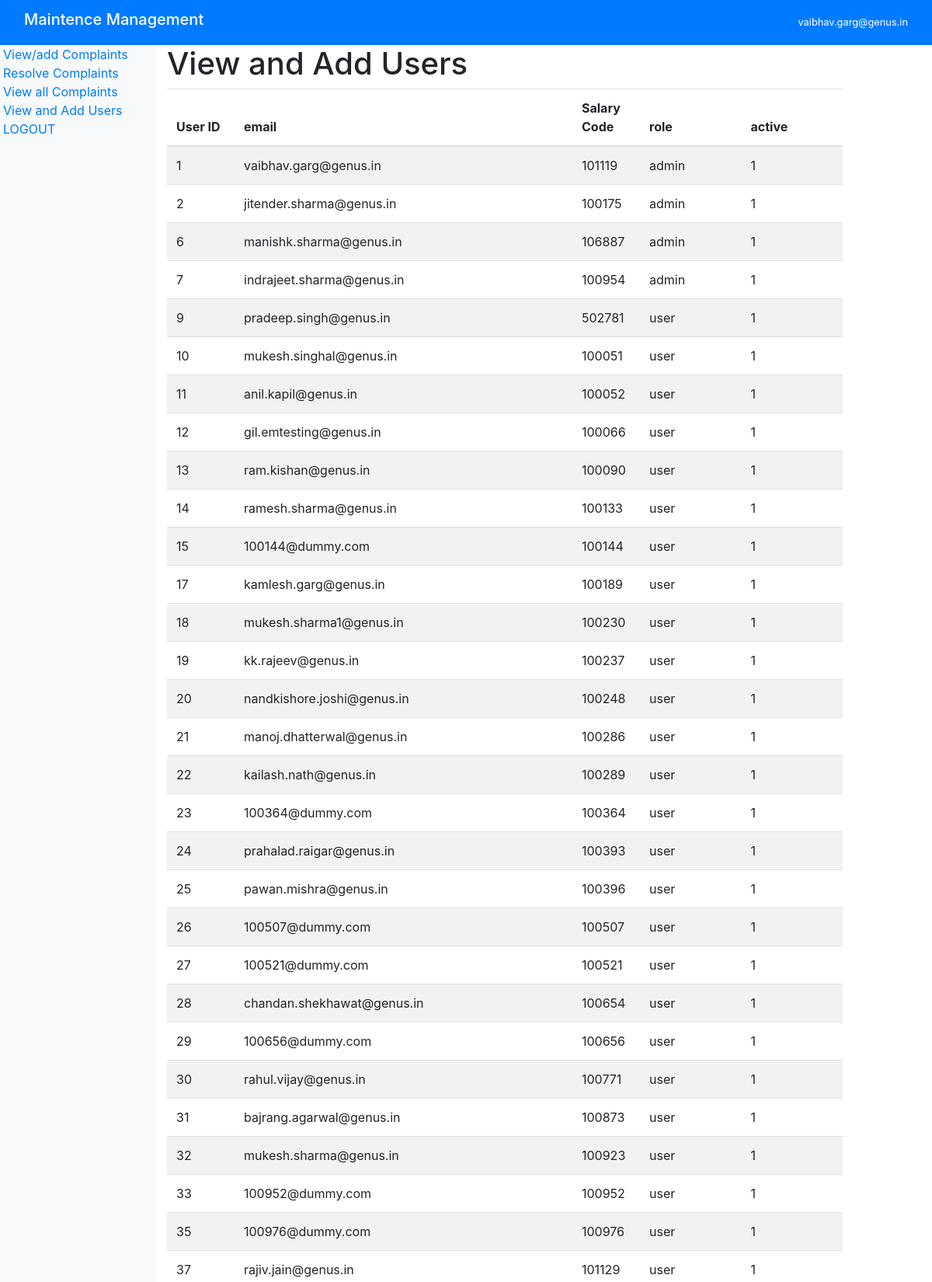
Page /AddUsers (signed in, upper part) on the committed database.
### tables this page shows
CREATE TABLE users (
        user_id INTEGER PRIMARY KEY AUTOINCREMENT,
        email TEXT,
        salC NUMERIC,
        role TEXT,
        active BOOLEAN
    );

### MMS.py (the view, shortened to what this page needs)
@app.route("/AddUsers", methods=["GET", "POST"])
@login_required
def AddUsers():
    if current_user.role != "admin":
        return abort(401)
    conn = sqlite3.connect("maint.db")
    c = conn.cursor()
    c.execute(
        """
    select * from users
    """
    )
    users = c.fetchall()
    conn.close()
    return render_template("AddUser.html", users=users)

### MMS.py (called while the page is built)
@login_manager.user_loader
def user_loader(email):
    conn = sqlite3.connect("maint.db")
    c = conn.cursor()
    c.execute(
        "SELECT * FROM users WHERE email=?",
        (email,),
    )
    user = c.fetchone()
    conn.close()
    if user:
        role = user[3]
        active = user[4]
        user = User()
        user.id = email
        user.role = role
        user.active = active
        return user
    return None

### templates/AddUser.html (shortened to what this page needs)
{%extends "layout.html" %}
{% block content %}
<h1> View and Add Users</h1>
<table id=table1 style="width: auto;" class="table table-striped">
    <thead>
        <tr>
            <th style="width: 10%">User ID </th>
            <th style="width: 50%">email </th>
            <th style="width: 10%">Salary Code</th>
            <th style="width: 15%">role</th>
            <th style="width: 15%">active</th>
        </tr>
    </thead>
    {% for item in users%}
    <tr>
        <td>{{item[0]}} </td>
        <td>{{item[1]}} </td>
        <td>{{item[2]}} </td>
        <td>{{item[3]}} </td>
        <td>{{item[4]}} </td>
    </tr>
    {%endfor%}
</table>
{% endblock content %}

### templates/layout.html (shortened to what this page needs)
<!DOCTYPE html>
<html lang="en">
<head>
    <link rel="stylesheet" type="text/css"
        href="https://cdnjs.cloudflare.com/ajax/libs/datatables/1.10.16/css/jquery.dataTables.min.css" />
    <link rel="stylesheet" type="text/css"
        href="https://cdnjs.cloudflare.com/ajax/libs/datatables/1.10.16/css/dataTables.bootstrap4.min.css" />
    <link rel="stylesheet" type="text/css"
        href="https://cdn.datatables.net/buttons/2.0.1/css/buttons.dataTables.min.css">
    <link rel="stylesheet" type="text/css"
        href="https://cdnjs.cloudflare.com/ajax/libs/bootstrap/4.5.3/css/bootstrap.min.css">
</head>
<body>
    <nav class="navbar navbar-dark bg-primary sticky-top">
        <div class="container-fluid">
            <a href="/about" class="navbar-brand">
                <h5>Maintence Management</h5>
            </a>
            <small class="ml-auto text-white">{{ current_user.id}}</small> <br>
        </div>
    </nav>
    <div class="container-fluid">
        <div class="row" style="min-height:600px">
            <div class="col-2 px-1 bg-light" id="sticky-sidebar">
                <div class="position-fixed">
                    <a href="/AddComplaint">View/add Complaints</a><br>
                    <a href="/ResolveComplaint">Resolve Complaints</a><br>
                    <a href="/ViewComplaint">View all Complaints</a><br>
                    <a href="/AddUsers">View and Add Users</a><br>
                    <a href="/logout"> LOGOUT</a>
                </div>
            </div>
            <div class="col-9" id="main">
                {% block content %}{% endblock %}
            </div>
        </div>
    </div>
</body>
</html>

### rows in the picture
users: id "vaibhav.garg@genus.in", user_id "1", email "vaibhav.garg@genus.in", salC "101119", role "admin", active "1"
users: user_id "2", email "jitender.sharma@genus.in", salC "100175", role "admin", active "1"
users: user_id "6", email "manishk.sharma@genus.in", salC "106887", role "admin", active "1"
users: user_id "7", email "indrajeet.sharma@genus.in", salC "100954", role "admin", active "1"
users: user_id "9", email "pradeep.singh@genus.in", salC "502781", role "user", active "1"
users: user_id "10", email "mukesh.singhal@genus.in", salC "100051", role "user", active "1"
users: user_id "11", email "anil.kapil@genus.in", salC "100052", role "user", active "1"
users: user_id "12", email "gil.emtesting@genus.in", salC "100066", role "user", active "1"
users: user_id "13", email "ram.kishan@genus.in", salC "100090", role "user", active "1"
users: user_id "14", email "ramesh.sharma@genus.in", salC "100133", role "user", active "1"
users: user_id "15", email "100144@dummy.com", salC "100144", role "user", active "1"
users: user_id "17", email "kamlesh.garg@genus.in", salC "100189", role "user", active "1"
users: user_id "18", email "mukesh.sharma1@genus.in", salC "100230", role "user", active "1"
users: user_id "19", email "kk.rajeev@genus.in", salC "100237", role "user", active "1"
users: user_id "20", email "nandkishore.joshi@genus.in", salC "100248", role "user", active "1"
users: user_id "21", email "manoj.dhatterwal@genus.in", salC "100286", role "user", active "1"
users: user_id "22", email "kailash.nath@genus.in", salC "100289", role "user", active "1"
users: user_id "23", email "100364@dummy.com", salC "100364", role "user", active "1"
users: user_id "24", email "prahalad.raigar@genus.in", salC "100393", role "user", active "1"
users: user_id "25", email "pawan.mishra@genus.in", salC "100396", role "user", active "1"
users: user_id "26", email "100507@dummy.com", salC "100507", role "user", active "1"
users: user_id "27", email "100521@dummy.com", salC "100521", role "user", active "1"
users: user_id "28", email "chandan.shekhawat@genus.in", salC "100654", role "user", active "1"
users: user_id "29", email "100656@dummy.com", salC "100656", role "user", active "1"
users: user_id "30", email "rahul.vijay@genus.in", salC "100771", role "user", active "1"
users: user_id "31", email "bajrang.agarwal@genus.in", salC "100873", role "user", active "1"
users: user_id "32", email "mukesh.sharma@genus.in", salC "100923", role "user", active "1"
users: user_id "33", email "100952@dummy.com", salC "100952", role "user", active "1"
users: user_id "35", email "100976@dummy.com", salC "100976", role "user", active "1"
users: user_id "37", email "rajiv.jain@genus.in", salC "101129", role "user", active "1"
